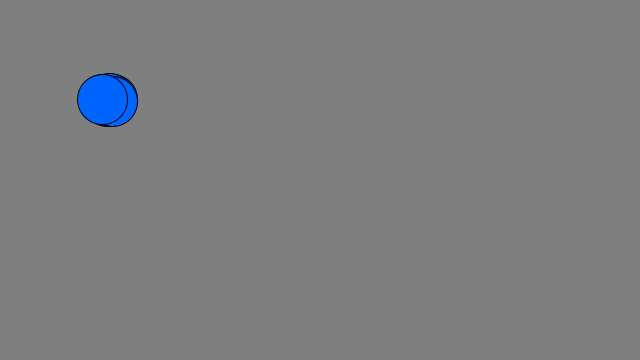
Frame 1 (no input)
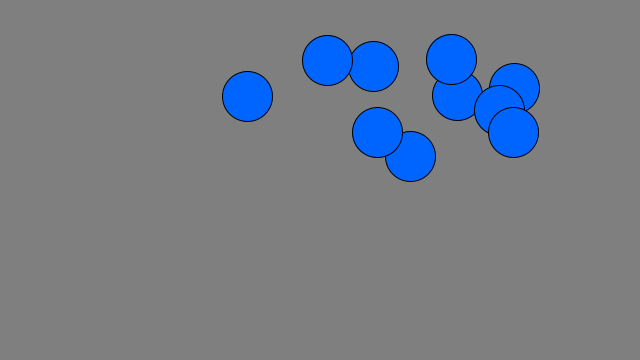
Frame 60 (the mouse pressed at the canvas centre just before this capture)
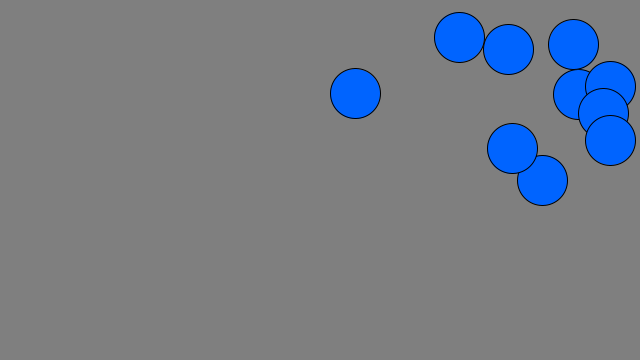
Frame 120 (the mouse held since frame 60 and released just before this capture)

The Processing sketch that drew these frames (run headless with seeded random() and noise(); from frame 60 on, the mouse is pressed at the canvas centre):

// Processing sketch: sf6_classes
// ── sf6_classes.pde
int numDots = 10;
Dot[] dots = new Dot[numDots];

void setup() {
  size(640, 360);
  
  for (int i=0; i<dots.length; i++) {
    dots[i] = new Dot(100, 100);
  }
}

void draw() {
  background(127);
  
  for (int i=0; i<dots.length; i++) {
    dots[i].run();
  }
}
// ── Dot.pde
class Dot {

  PVector pos;
  float s = 50;
  float speed;
  PVector target;
  
  color fillOrig = color(0, 100, 255);
  color fillHit = color(0, 200, 255);
  color fillNow = fillOrig;

  Dot(float _x, float _y) {
    pos = new PVector(_x, _y);
    speed = random(1, 5);
    target = new PVector(width, random(height));
  }
  
  void update() {    
    pos.x = lerp(pos.x, target.x, 0.005 * speed);
    pos.y = lerp(pos.y, target.y, 0.005 * speed);
    
    if (target.x > 0 && pos.x > width - (s/2) || target.x < 0 && pos.x < -(s/2)) {
      target.x *= -1;
      target.y = random(height);
    }
      
    if (target.x < 0) {
      fillNow = fillHit;
    } else {
      fillNow = fillOrig;
    }
  }
  
  void draw() {
    fill(fillNow);
    ellipse(pos.x, pos.y, s, s);    
  }
  
  void run() {
    update();
    draw();
  }
  
}
